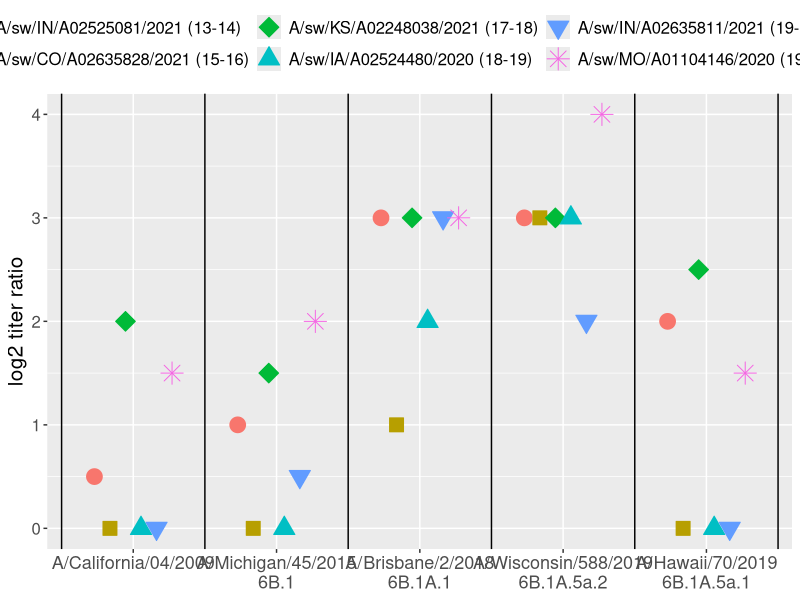

This chart was generated by the following R code:
library(ggplot2)
library(reshape2)

HI_table <- read.table("GK_HI_avg_distance_July2022.csv", header=T,
                              sep=',', check.names = F, allowEscapes=T)
HI_table$strain <- factor(HI_table$strain, levels=HI_table$strain)
HI_list <- melt(HI_table, id="strain")
p <- ggplot(HI_list, aes(x=variable, fill=strain, y=value)) +
    # scale_fill_manual(values=palette()[1:6])+
    # scale_colour_manual(values=palette()[1:6])+
    # geom_bar(aes(colour=strain, fill=strain), stat="identity", position = position_dodge(width=0.55), width=0.5)+
    scale_shape_manual(values = c(21:25, 8))+
    geom_point(aes(color=strain, shape=strain), position=position_dodge(width=0.65),
               size=5)+
    # geom_line(aes(group=strain, color=strain), position=position_dodge(width=0.3),
    #           linetype=2)+
    labs(x=NULL, y="log2 titer ratio") +
    theme(legend.position="top", legend.title=element_blank(),
          text=element_text(size=15), axis.text.x=element_text(size=13))+
    geom_vline(xintercept = c(0.5,1.5,2.5,3.5,4.5, 5.5))
p

